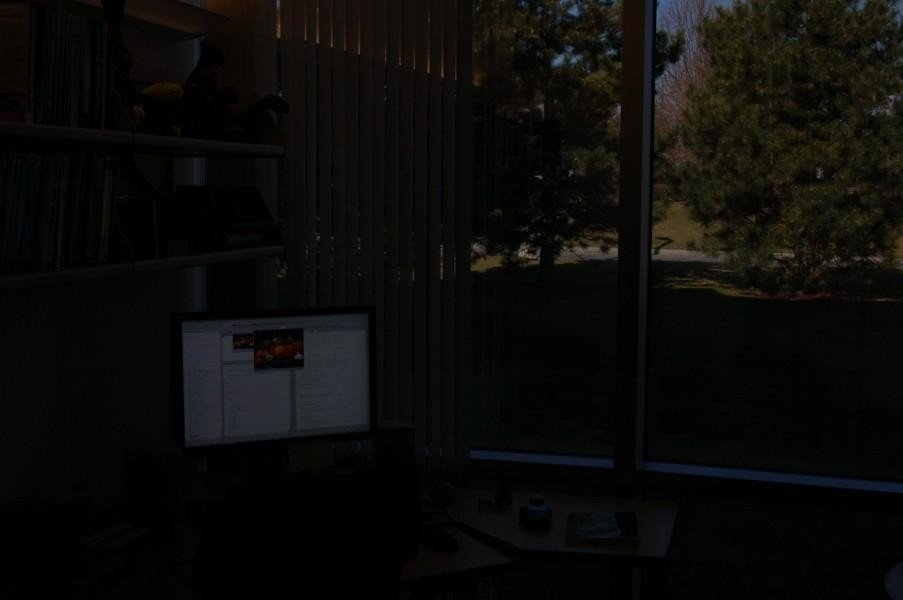
//> input picture Project1/Project1/anh.jpg, 903 x 600 px
$ ./FileName   (built with g++ and OpenCV 4)
//> lines starting //> are read from the running program, lines starting //| are printed output that depends on the picture
#include <opencv2/opencv.hpp>
#include <iostream>

using namespace std;
using namespace cv;

void displayHistogram(Mat& image, const string& windowName) {
    int histSize = 256;
    float range[] = { 0, 256 };
    const float* histRange = { range };
    bool uniform = true, accumulate = false;
    Mat hist;

    calcHist(&image, 1, 0, Mat(), hist, 1, &histSize, &histRange, uniform, accumulate);

    int hist_w = 512, hist_h = 400;
    int bin_w = cvRound((double)hist_w / histSize);
    Mat histImage(hist_h, hist_w, CV_8UC3, Scalar(0, 0, 0));

    normalize(hist, hist, 0, histImage.rows, NORM_MINMAX, -1, Mat());

    for (int i = 1; i < histSize; i++) {
        line(histImage, Point(bin_w * (i - 1), hist_h - cvRound(hist.at<float>(i - 1))),
            Point(bin_w * (i), hist_h - cvRound(hist.at<float>(i))),
            Scalar(255, 0, 0), 2, 8, 0);
    }

    imshow(windowName, histImage);
}

int main() {
    // Đọc ảnh xám
    Mat image = imread("anh.jpg", IMREAD_GRAYSCALE);
//> image: 600 rows x 903 cols, CV_8UC1; min 0, max 139, mean 11.1

    if (image.empty()) {
        cout << "Không thể đọc ảnh!\n";
        return -1;
    }

    // Hiển thị ảnh gốc
    imshow("Ảnh gốc", image);

    // Nâng cấp chất lượng ảnh bằng cân bằng lược đồ xám
    Mat equalizedImage;
    equalizeHist(image, equalizedImage);
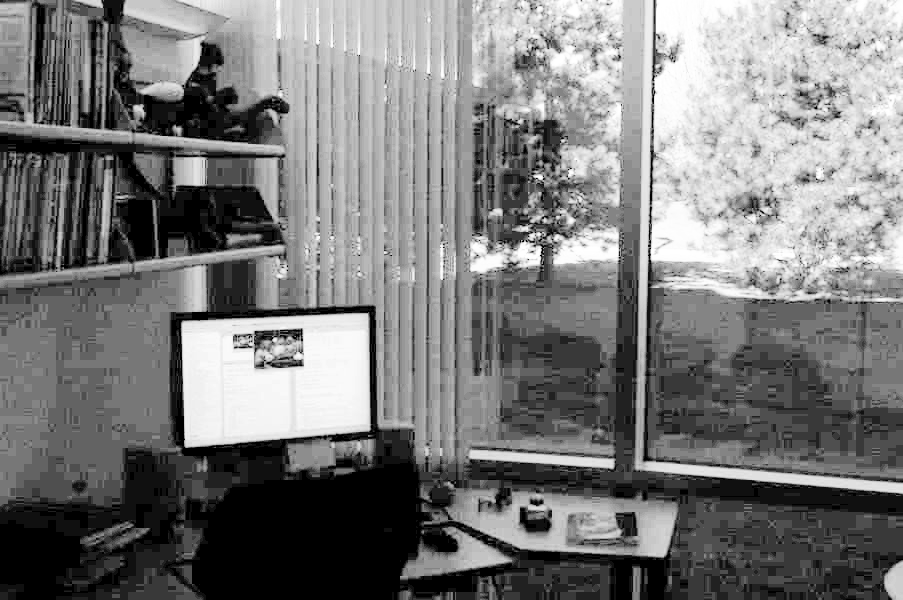
//> equalizedImage: 600 rows x 903 cols, CV_8UC1; min 0, max 255, mean 121.5

    // Hiển thị ảnh đã nâng cấp
    imshow("Ảnh đã nâng cấp", equalizedImage);

    // Hiển thị histogram của ảnh gốc và ảnh đã nâng cấp
    displayHistogram(image, "Histogram ảnh gốc");
//> in displayHistogram, `calcHist(&image, 1, 0, Mat(), hist, 1, &histSize, &histRange, uniform,..`: hist = 256 values, max 49978 at index 0, min 0 at index 109, mean 2116.4
//> in displayHistogram, `normalize(hist, hist, 0, histImage.rows, NORM_MINMAX, -1, Mat());`: hist = 256 values, max 400 at index 0, min 0 at index 109, mean 16.94
//> after the loop in displayHistogram, `for (int i = 1; i < histSize; i++)`:
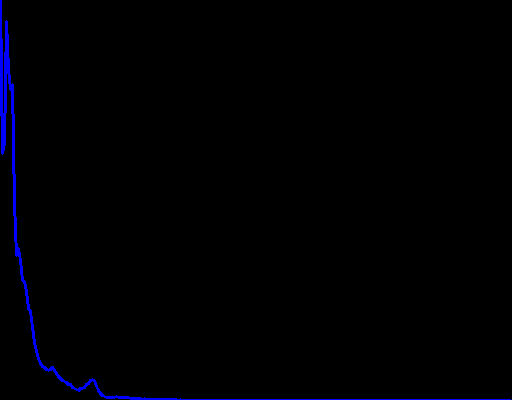
//> histImage: 400 rows x 512 cols, CV_8UC3; mean B, G, R 3.2, 0, 0
    displayHistogram(equalizedImage, "Histogram ảnh đã nâng cấp");
//> call 2 of displayHistogram, with windowName = "Histogram ảnh đã nâng cấp"
//> in displayHistogram (call 2), `calcHist(&image, 1, 0, Mat(), hist, 1, &histSize, &histRange, uniform,..`: hist = 256 values, max 49978 at index 0, min 0 at index 1, mean 2116.4
//> in displayHistogram (call 2), `normalize(hist, hist, 0, histImage.rows, NORM_MINMAX, -1, Mat());`: hist = 256 values, max 400 at index 0, min 0 at index 1, mean 16.94
//> after the loop in displayHistogram (call 2), `for (int i = 1; i < histSize; i++)`:
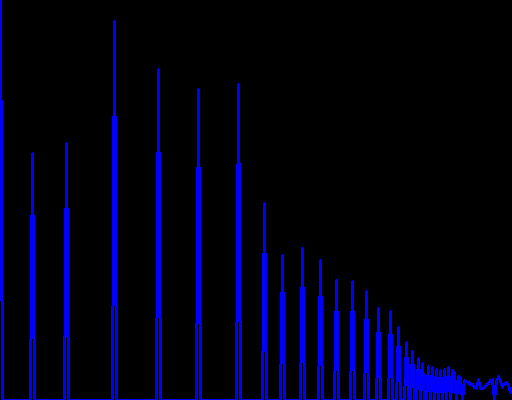
//> histImage: 400 rows x 512 cols, CV_8UC3; mean B, G, R 22.5, 0, 0

    waitKey(0);
    return 0;
}
